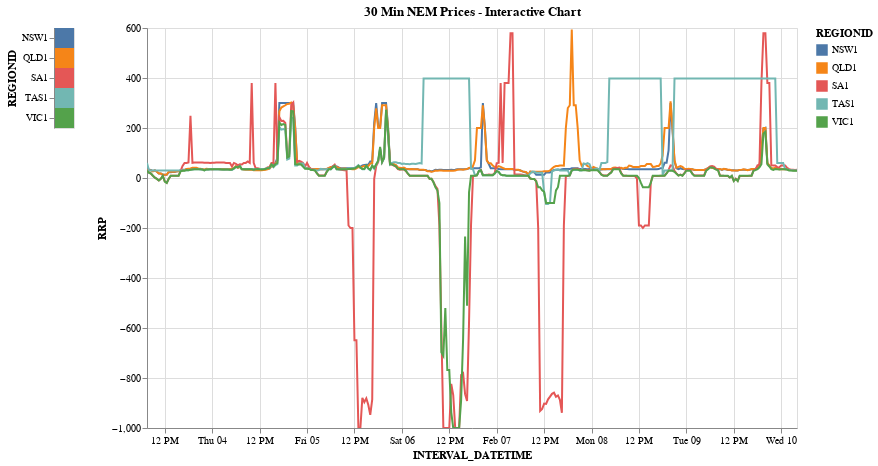

Notebook code for this chart:
### Code cell
#hide_input
## Plotting using altair ##
import altair as alt
regions = pd.DataFrame({'REGIONID': ['NSW1','QLD1','SA1','VIC1','TAS1']})

# Create subset DF for plotting
plot_frame = price_frame.set_index('INTERVAL_DATETIME').copy()
plot_frame = plot_frame[['REGIONID','RRP']]
plot_frame = plot_frame.reset_index()

selection = alt.selection_multi(fields=['REGIONID'])
color = alt.condition(selection, alt.Color('REGIONID:N'), alt.value('lightgray'))
make_selector = alt.Chart(regions).mark_rect().encode(y='REGIONID', color=color).add_selection(selection)

#nem_price_chart = alt.Chart(plot_frame).mark_line().encode(x='INTERVAL_DATETIME', y=alt.Y('RRP', scale=alt.Scale(domain=[0,10])), color='REGIONID').transform_filter(selection)
nem_price_chart = alt.Chart(plot_frame).mark_line().encode(
    x='INTERVAL_DATETIME', y=alt.Y('RRP'), color='REGIONID').transform_filter(selection).properties(
    width=650,
    height=400, title='30 Min NEM Prices - Interactive Chart').interactive()

make_selector | nem_price_chart

### Figure 1 — Vega-Lite specification as saved in the notebook (floating-point values rounded to 4 significant figures; data arrays with more than 128 entries replaced by an {"elided": "..."} marker saying what was removed)
{"config": {"view": {"continuousWidth": 400, "continuousHeight": 300}}, "hconcat": [{"data": {"name": "data-bb65c81fca3be5b39375fd4eeff0e88d"}, "mark": "rect", "encoding": {"color": {"condition": {"type": "nominal", "field": "REGIONID", "selection": "selector017"}, "value": "lightgray"}, "y": {"type": "nominal", "field": "REGIONID"}}, "selection": {"selector017": {"type": "multi", "fields": ["REGIONID"]}}}, {"data": {"name": "data-d80b6b228acfeb2225284cf7cff19e6b"}, "mark": "line", "encoding": {"color": {"type": "nominal", "field": "REGIONID"}, "x": {"type": "temporal", "field": "INTERVAL_DATETIME"}, "y": {"type": "quantitative", "field": "RRP"}}, "height": 400, "selection": {"selector018": {"type": "interval", "bind": "scales", "encodings": ["x", "y"]}}, "title": "30 Min NEM Prices - Interactive Chart", "transform": [{"filter": {"selection": "selector017"}}], "width": 650}], "$schema": "https://vega.github.io/schema/vega-lite/v4.8.1.json", "datasets": {"data-bb65c81fca3be5b39375fd4eeff0e88d": [{"REGIONID": "NSW1"}, {"REGIONID": "QLD1"}, {"REGIONID": "SA1"}, {"REGIONID": "VIC1"}, {"REGIONID": "TAS1"}], "data-d80b6b228acfeb2225284cf7cff19e6b": {"elided": "1650 records"}}}
